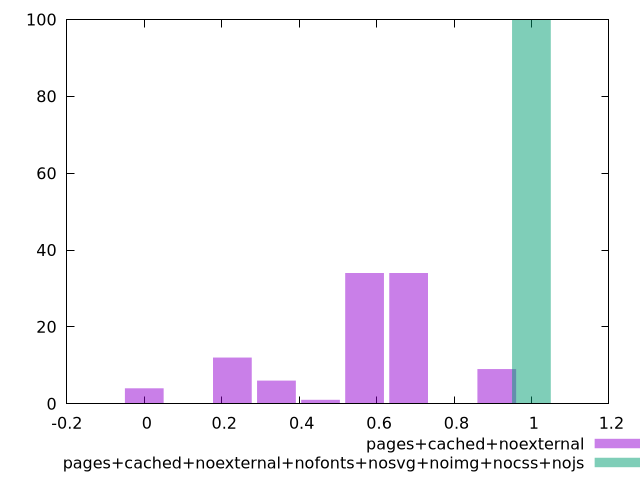

gnuplot code for this plot:
$_pagesCachedNoexternal <<EOF
0 4
0.5690269162953917 34
0.68283229955447 34
0.341416149777235 6
0.9104430660726267 9
0.22761076651815668 12
0.45522153303631335 1
EOF
$_pagesCachedNoexternalNofontsNosvgNoimgNocssNojs <<EOF
1 100
EOF
set key outside below
set terminal pngcairo
set output "report_00004_2020-11-02T20-21-41.718Z/cumulative-layout-shift/cumulative-layout-shift_pages+cached+noexternal_pages+cached+noexternal+nofonts+nosvg+noimg+nocss+nojs+hist.png"
set boxwidth 0.1
set style fill transparent solid 0.5 noborder
set yrange [0:100]
plot $_pagesCachedNoexternal title "pages+cached+noexternal" with boxes ,$_pagesCachedNoexternalNofontsNosvgNoimgNocssNojs title "pages+cached+noexternal+nofonts+nosvg+noimg+nocss+nojs" with boxes ,
